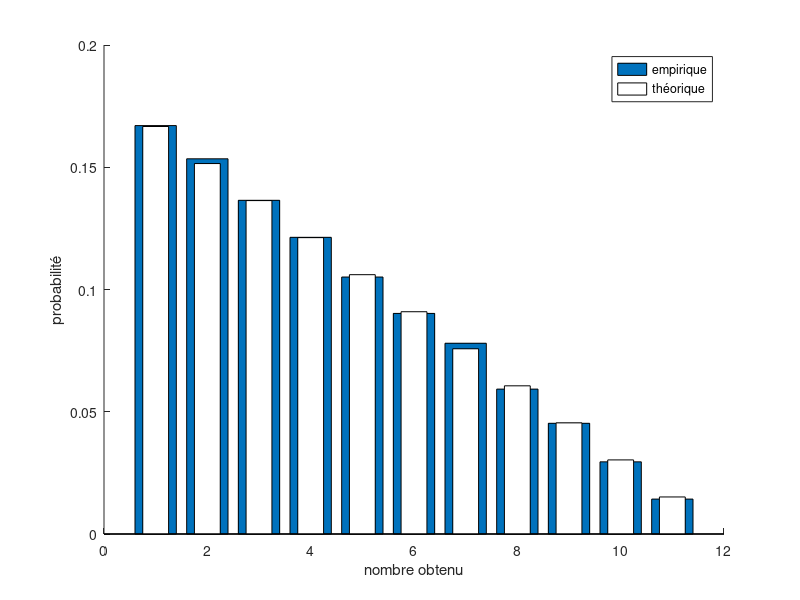

The MATLAB script that drew this image:
clear variables;
close all;
N = 50000; %nbr d'expérience
n = 12; %nombre de boules
X = zeros(1,N); %Variable aléatoire

for k =1:N
    b1 = randi(n);
    b2 = randi(n);
    while b2 == b1
        b2 = randi(n);
    end
    X(k) = min(b1,b2);
end
figure(1);hold on;
[h_emp,xout1] = hist(X,1:n-1);
bar(xout1,h_emp/N)
E_emp = mean(X);
sigma_emp = std(X);

E_th = (n+1)/3;
sigma_th = sqrt((n*n-n-2)/18);

xlabel('nombre obtenu')
ylabel('probabilité')
h_th = 2*(n-xout1)/(n*(n-1));
bar(xout1,h_th,0.5,'w' )
legend('empirique','théorique')